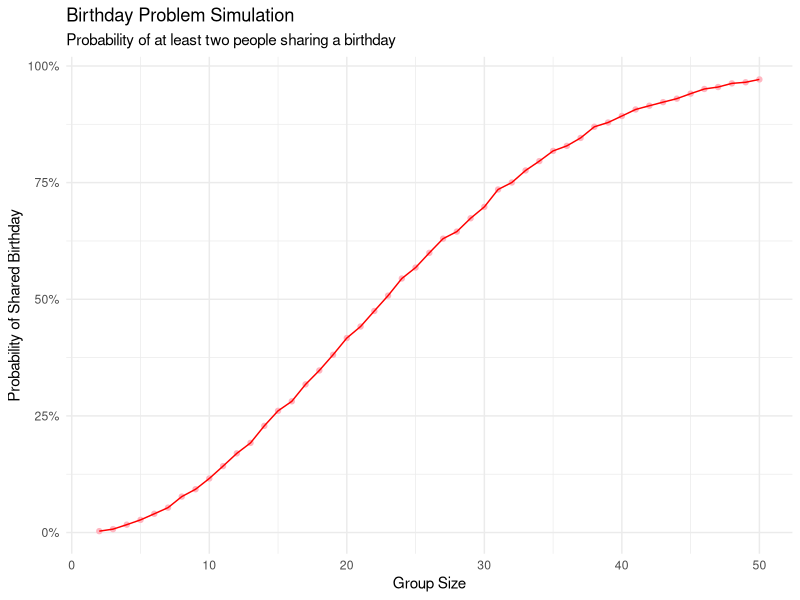

Generate this figure with R: (Note: a time limit stopped this script after it produced the figure.)
## ---- chunk 1
library(tidyverse)
library(dplyr)
library(readxl)
library(haven)
library(broom)

knitr::opts_chunk$set(
  fig.width = 6,
  fig.asp = .6,
  out.width = "90%"
)

theme_set(theme_minimal() + theme(legend.position = "bottom"))

options(
  ggplot2.continuous.colour = "viridis",
  ggplot2.continuous.fill = "viridis"
)

scale_colour_discrete = scale_colour_viridis_d
scale_fill_discrete = scale_fill_viridis_d
## ---- chunk 2
bday_sim = function(n_room) {
  
  birthdays = sample(1:365, n_room, replace = TRUE)

  repeated_bday = length(unique(birthdays)) < n_room

  repeated_bday
  
}

#Test the function
bday_sim(20)
## ---- chunk 3
bday_sim_results = 
  expand_grid(
    bdays = 2:50, 
    iter = 1:10000
  ) |> 
  mutate(
    result = map_lgl(bdays, bday_sim)
  ) |> 
  group_by(
    bdays
  ) |> 
  summarize(
    prob_repeat = mean(result)
  )
## ---- chunk 4
bday_sim_results |> 
  ggplot(aes(x = bdays, y = prob_repeat)) + 
  geom_point(color="lightpink") + 
  geom_line(color="red") +
  labs(
    title = "Birthday Problem Simulation",
    subtitle = "Probability of at least two people sharing a birthday",
    x = "Group Size",
    y = "Probability of Shared Birthday"
  ) +
  scale_y_continuous(labels = scales::percent)
## ---- chunk 5
n <- 30
sigma <- 5
mu <- 0
n_sim <- 5000
alpha <- 0.05
## ---- chunk 6
n <- 30
sigma <- 5
mu_values <- c(0, 1, 2, 3, 4, 5, 6)
n_sim <- 5000

# Make empty boxes to store results
power_results <- numeric(length(mu_values))
avg_estimate <- numeric(length(mu_values))
avg_estimate_rejected <- numeric(length(mu_values))

# Loop through each mu value
for (j in 1:length(mu_values)) {
  mu <- mu_values[j]
  
  # Make empty boxes for this mu
  mu_hat <- numeric(n_sim)
  p_values <- numeric(n_sim)
  
  # Do 5000 simulations for this mu
  for (i in 1:n_sim) {
    x <- rnorm(n, mu, sigma)
    test <- t.test(x)
    
    # Use broom::tidy to get results
    tidy_result <- tidy(test)
    mu_hat[i] <- tidy_result$estimate
    p_values[i] <- tidy_result$p.value
  }
  
  # Save results
  power_results[j] <- mean(p_values < 0.05)
  avg_estimate[j] <- mean(mu_hat)
  
  # Only look at cases where we rejected H0
  rejected <- p_values < 0.05
  if (sum(rejected) > 0) {
    avg_estimate_rejected[j] <- mean(mu_hat[rejected])
  } else {
    avg_estimate_rejected[j] <- NA
  }
}

# Plot 1: Power vs True mu
plot(mu_values, power_results, type = "b", 
     xlab = "True μ", ylab = "Power",
     main = "Power vs Effect Size")

# Plot 2: Average estimates
plot(mu_values, avg_estimate, type = "b", col = "blue",
     xlab = "True μ", ylab = "Average Estimate",
     main = "Average Estimates vs True μ",
     ylim = range(c(avg_estimate, avg_estimate_rejected), na.rm = TRUE))

# Add the estimates from rejected tests
points(mu_values, avg_estimate_rejected, type = "b", col = "red")
legend("topleft", legend = c("All tests", "Only rejected H0"), 
       col = c("blue", "red"), lty = 1)
